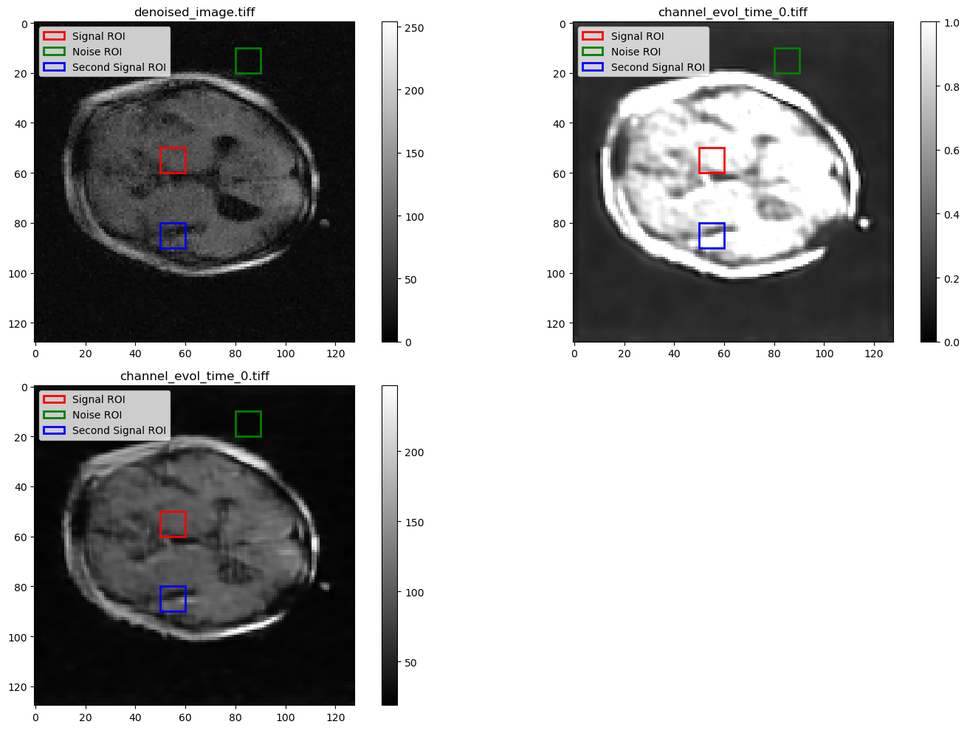
#> input picture ProjectCode/Algorithms/TraditionalMethods/SNR:CNR/MLMethodsROIRealData.png, 967 x 730 px, shrunk from 1310 x 989 before the run; its folder holds only this picture in this run
$ python -i BM3DForSimulation.py   (imports and definitions only)
#> lines starting #> are read from the running program, lines starting #| are printed output that depends on the picture; after the words box and inside, x2 and y2 are one past the last pixel; in counts of white or black regions, pixels touching at a corner belong together
import numpy as np
from skimage.restoration import estimate_sigma
from skimage.color import rgb2gray
from skimage.filters import threshold_otsu
from skimage.segmentation import clear_border
from skimage.measure import label, regionprops
from skimage.metrics import peak_signal_noise_ratio as psnr
from skimage.metrics import structural_similarity as ssim
from skimage.metrics import mean_squared_error as mse
import scipy.io
import bm4d

def create_background_mask(image_gray):
    thresh = threshold_otsu(image_gray)
#> thresh = 145
    binary_image = image_gray <= thresh
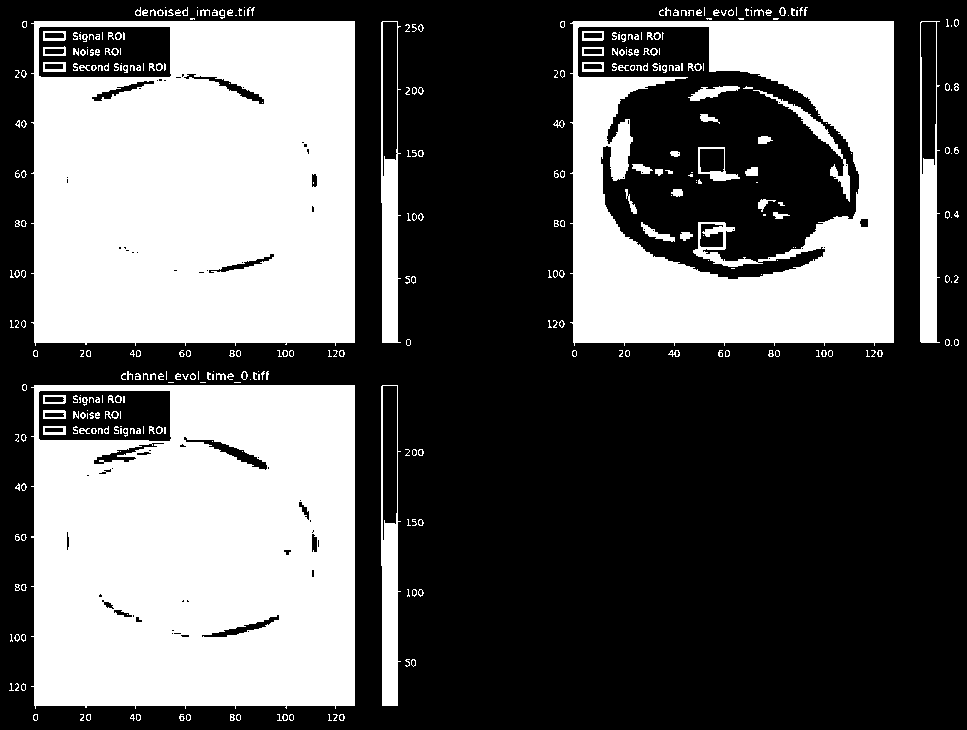
#> binary_image: shape (730, 967) bool; 38.1% white; 365 white regions (187 under 20 px)
    cleared_image = clear_border(binary_image)
    label_image = label(cleared_image)
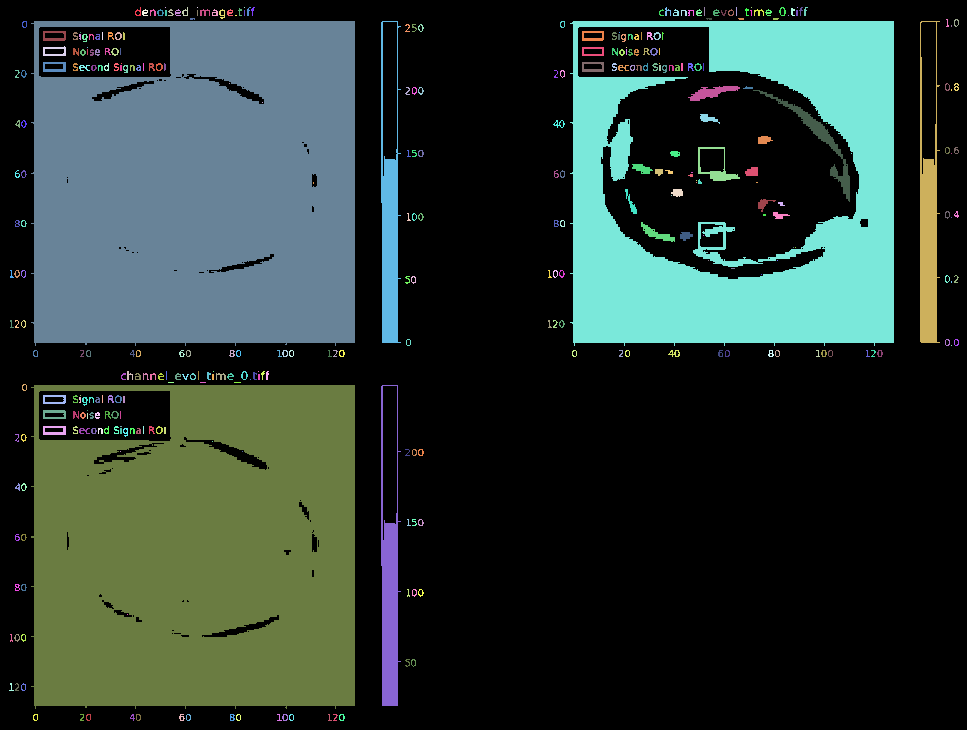
#> label_image: shape (730, 967) int32; 366 distinct labels, from 0 to 365; one colour per label, 0 black
    regions = regionprops(label_image)
#> regions = 365 regions; largest, box (x1, y1, x2, y2) and area: (31, 21, 355, 346) 95729, (31, 385, 355, 709) 94868, (570, 21, 894, 346) 58073, (920, 21, 940, 343) 3555, (381, 21, 401, 343) 3428
    largest_area = 0
    background_label = 0
    for region in regions:
        if region.area > largest_area:
            largest_area = region.area
            background_label = region.label
#> this loop made 365 passes
#> largest_area on passes 1, 12, 24, 52: 26, 30, 37, 95729
#> after the loop, background_label = 52; largest_area = 95729
    background_mask = label_image == background_label
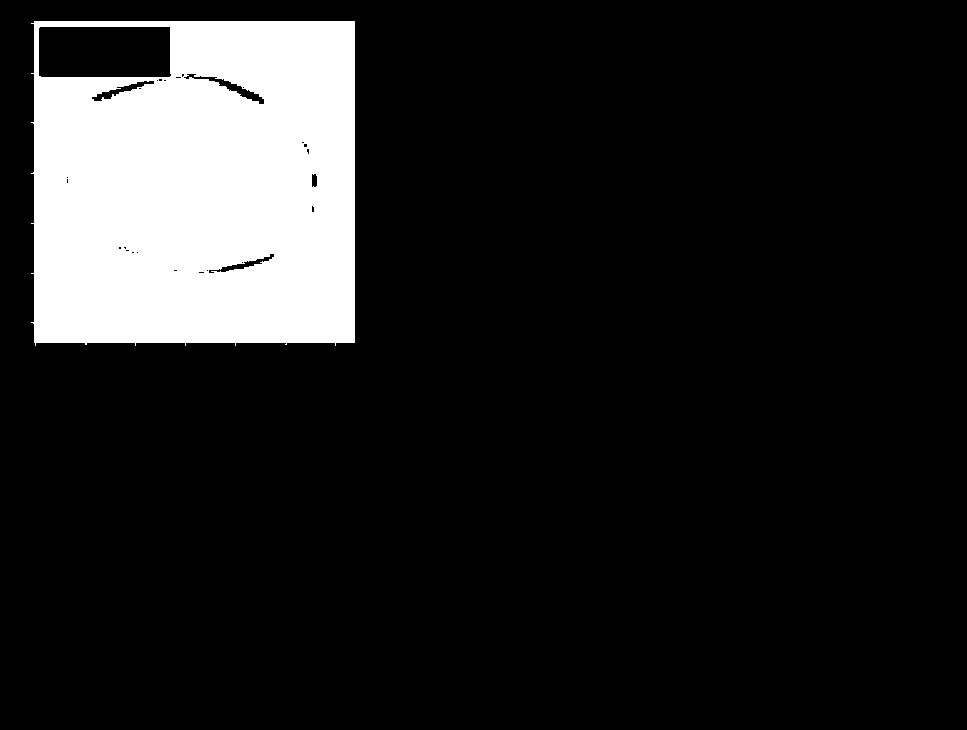
#> background_mask: shape (730, 967) bool; 13.6% white; 1 white region, box (x1, y1, x2, y2) and area: (31, 21, 355, 346) 95729
    return background_mask

def compute_nr_iqa(image):
    """
    Calculates no-reference image quality assessment (NR-IQA) features for a given image.

    Args:
        image (np.ndarray): The grayscale image for which to calculate NR-IQA features.

    Returns:
        dict: A dictionary containing the calculated NR-IQA features:
            - Standard Deviation: Standard deviation of pixel intensity values.
            - Laplacian Variance: Variance of the Laplacian filter applied to the image.
            - Contrast (Michelson): Michelson contrast measure based on minimum and maximum intensities.
            - Entropy: Image entropy calculated using skimage.metrics.entropy.
    """

    std_dev = np.std(image)
    laplacian_img = laplace(image, ksize=3)  # Apply the Laplacian filter
    laplacian_var = np.var(laplacian_img)  # Compute the variance of the Laplacian
    contrast = (np.max(image) - np.min(image)) / (np.max(image) + np.min(image))
    # Calculate global entropy
    hist, _ = np.histogram(image, bins=256, range=(0, 256))
    prob_dist = hist / np.sum(hist)
    entropy_val = scipy_entropy(prob_dist, base=2)

    return {
        'Standard Deviation': std_dev,
        'Laplacian Variance': laplacian_var,
        'Contrast (Michelson)': contrast,
        'Entropy': entropy_val,
    }


snrs = [10, 5, 3, 1, 0]

# [52 lines not run here, left out]

>>> import cv2
>>> picture = cv2.imread('SNR:CNR/MLMethodsROIRealData.png', cv2.IMREAD_GRAYSCALE)
>>> result = create_background_mask(picture)
